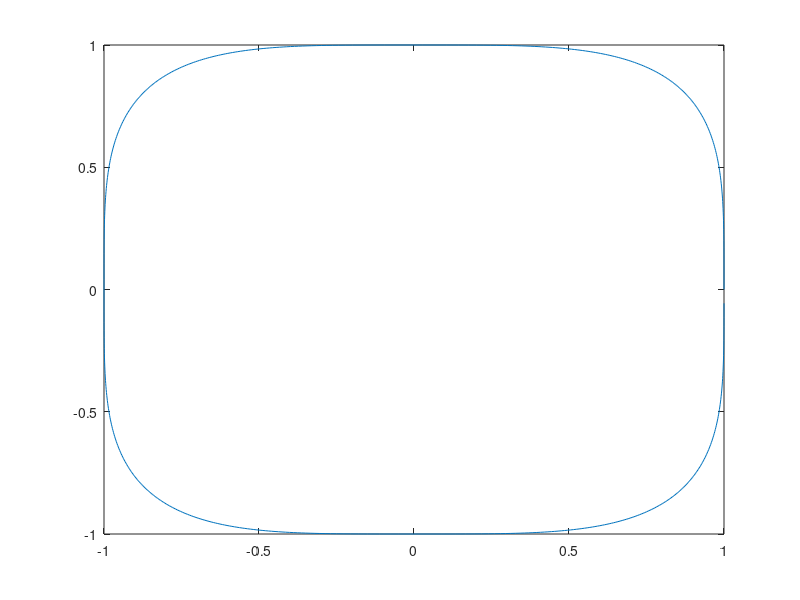

Reproduce this figure in MATLAB.
clear
close all
clc

%% Squircle - Superellipse com n = 4

% Parametros da curva
n = 4;
a = 1;
b = 1;

t = 0:0.01:2*pi;


x = abs(cos(t)).^(2/n)*a.*sign(cos(t));
y = abs(sin(t)).^(2/n)*a.*sign(sin(t));

plot(x,y)